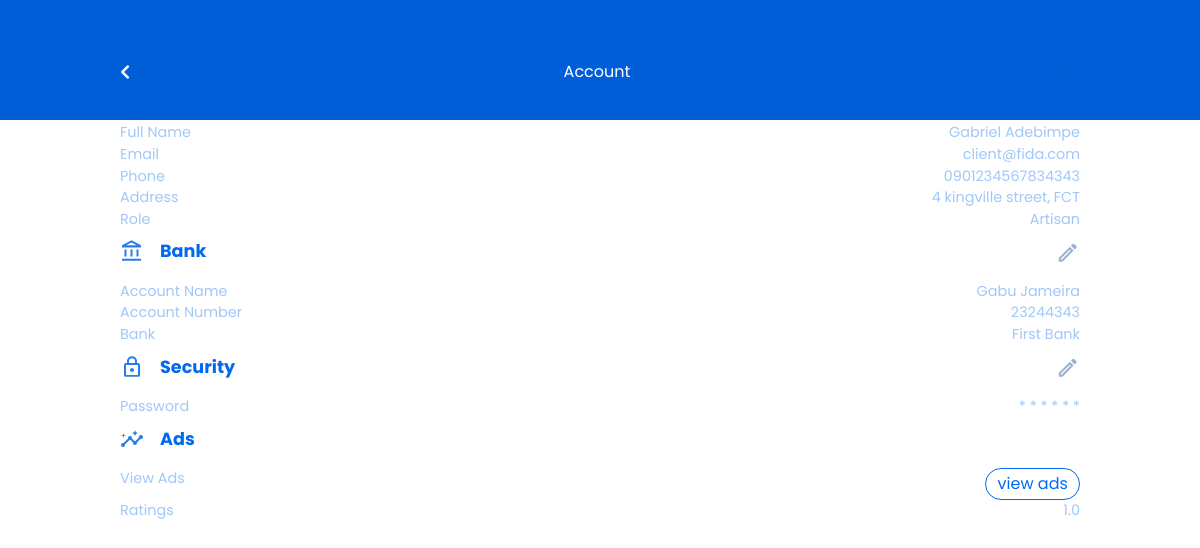
The app's page /account (signed in), older data.
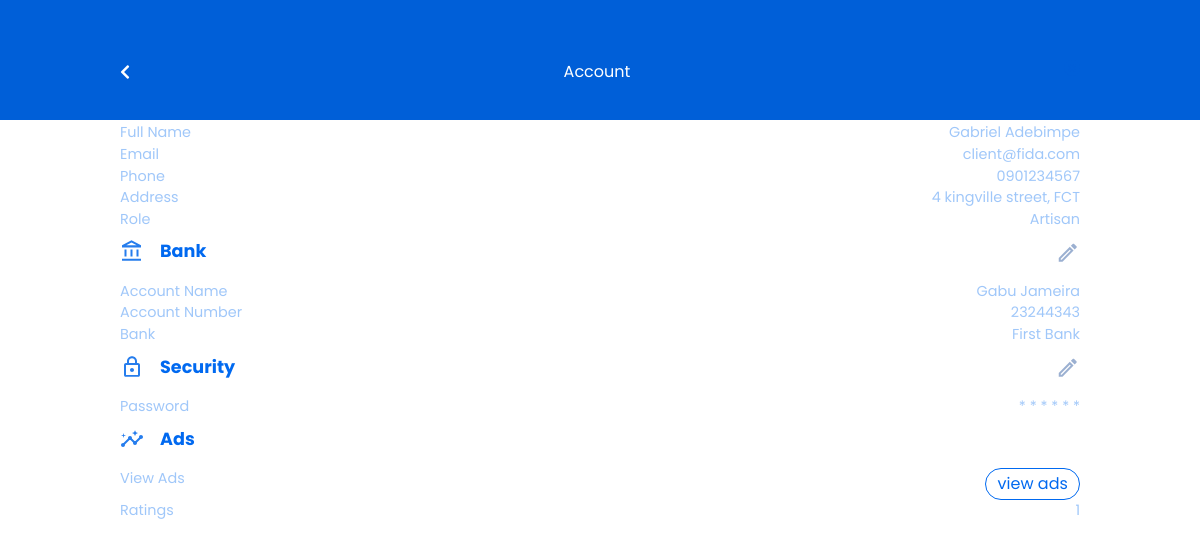
The same page, newer data.
### app/models.py (models this page shows, shortened)
class User(models.Model):
    class Meta:
        db_table = "Fida_user_table"
    user_id = models.CharField(max_length=500,unique=True)
    firstname = models.CharField(max_length=30,verbose_name="Firstname",blank=True)
    lastname = models.CharField(max_length=30,verbose_name="Lastname",blank=True)
    user_phone = models.TextField(max_length=15, unique=True, null=True, verbose_name="Telephone number")
    email = models.EmailField(max_length=90, unique=True,verbose_name="Email")
    user_password = models.TextField(max_length=200,verbose_name="Password")
    user_address = models.TextField(max_length=200,verbose_name="Address")
    user_state = models.TextField(max_length=200,verbose_name="State")
    ratings = models.IntegerField(max_length=200,verbose_name="Job Ratings", default=1.0)
    role = models.TextField(max_length=50,verbose_name="User role",default="client")
    walletBalance = models.FloatField(verbose_name="Balance",default=0.00)
    account_name = models.TextField(max_length=150,verbose_name="Account Name",default="Null")
    account_number = models.TextField(max_length=150,verbose_name="Account Number",default="0000000000")
    bank_name = models.TextField(max_length=150,verbose_name="Bank Name",default="Null")
    profile_complete = models.BooleanField(default=False)
    terms_conditions = models.BooleanField(default=False)
    notification = models.BooleanField(default=False, verbose_name="Notification toggle")
    date_added = models.DateTimeField(default=timezone.now)

### app/views.py (the view)
# urls.py: path("account", views.account_page, name="account"),
def account_page(request):
    if 'user_id' in request.session:
        user_id = request.session['user_id']
        try:
            userData = User.objects.get(user_id=user_id)
            return_data = {
                "error": False,
                "user": userData
            }
        except Exception as e:
            return_data = {
                "error": True,
                "message": "Something went wrong!"
            }
        return render(request,"artisan/account/account.html", return_data)
    else:
        return redirect('/login')

### app/templates/artisan/account/account.html (shortened to what this page needs)
{% extends "artisan/nav.html" %}
{% load static %}
{% block body%}
<section class="secondary-background">
  <div class="secondary-nav">
    <a href="{% url 'artisan_home' %}"><i class="fas fa-chevron-left" style="color: #fff;"></i></a>
    <p class="sec-nav-title">Account</p>
  </div>
    <div class="bio-div">
      <div class="bio-header mb-3">
        <div class="bio-sub-header">
          <p class="bio-title">Personal</p>
        </div>
        <a href="{% url 'edit_bio' %}"><img src="{% static 'img/edit.svg' %}" ></a>
      </div>
      <div class="bio-body">
        <div class="bio-sub-header">
          <p class="bio-text">Full Name</p>
          <p class="bio-text">{{user.firstname}} {{user.lastname}}</p>
        </div>
        <div class="bio-sub-header">
          <p class="bio-text">Email</p>
          <p class="bio-text">{{user.email}}</p>
        </div>
        <div class="bio-sub-header">
          <p class="bio-text">Phone</p>
          <p class="bio-text">{{user.user_phone}}</p>
        </div>
        <div class="bio-sub-header">
          <p class="bio-text">Address</p>
          <p class="bio-text text-right" style="width: 70%;">{{user.user_address}} {{user.user_state}}</p>
        </div>
        <div class="bio-sub-header">
          <p class="bio-text">Role</p>
          <p class="bio-text">Artisan</p>
        </div>
      </div>
    </div>
    <div class="other-div">
      <div class="bio-header mb-3">
        <div class="bio-sub-header">
          <img src="{% static 'img/account_balance.svg' %}" >
          <p class="bio-title ml-3">Bank</p>
        </div>
        <a href="{% url 'edit_account' %}"><img src="{% static 'img/edit.svg' %}" ></a>
      </div>
      <div class="bio-body">
        <div class="bio-sub-header">
          <p class="bio-text">Account Name</p>
          <p class="bio-text">{{user.account_name}}</p>
        </div>
        <div class="bio-sub-header">
          <p class="bio-text">Account Number</p>
          <p class="bio-text">{{user.account_number}}</p>
        </div>
        <div class="bio-sub-header">
          <p class="bio-text">Bank</p>
          <p class="bio-text">{{user.bank_name}}</p>
        </div>
      </div>
    </div>
    <div class="other-div">
      <div class="bio-header mb-3">
        <div class="bio-sub-header">
          <img src="{% static 'img/security.svg' %}" >
          <p class="bio-title ml-3">Security</p>
        </div>
        <a href="{% url 'edit_password' %}"><img src="{% static 'img/edit.svg' %}" ></a>
      </div>
      <div class="bio-body">
        <div class="bio-sub-header">
          <p class="bio-text">Password</p>
          <p class="bio-text">* * * * * *</p>
        </div>
      </div>
    </div>
    <div class="other-div">
      <div class="bio-header mb-3">
        <div class="bio-sub-header">
          <img src="{% static 'img/ads.svg' %}" >
          <p class="bio-title ml-3">Ads</p>
        </div>
      </div>
      <div class="bio-body">
        <div class="bio-sub-header">
          <p class="bio-text">View Ads</p>
          <a class="button-ads" href="{% url 'view_ads' %}">view ads</a>
        </div>
      </div>
      <div class="bio-body">
        <div class="bio-sub-header">
          <p class="bio-text">Ratings</p>
          <p class="bio-text">{{user.ratings}}</p>
        </div>
      </div>
    </div>
</section>
{% endblock %}

Row changes from the older to the newer data that the page shows:
changed User "Gabriel": user_phone "0901234567834343" → "0901234567"; ratings "1.0" → "1"
